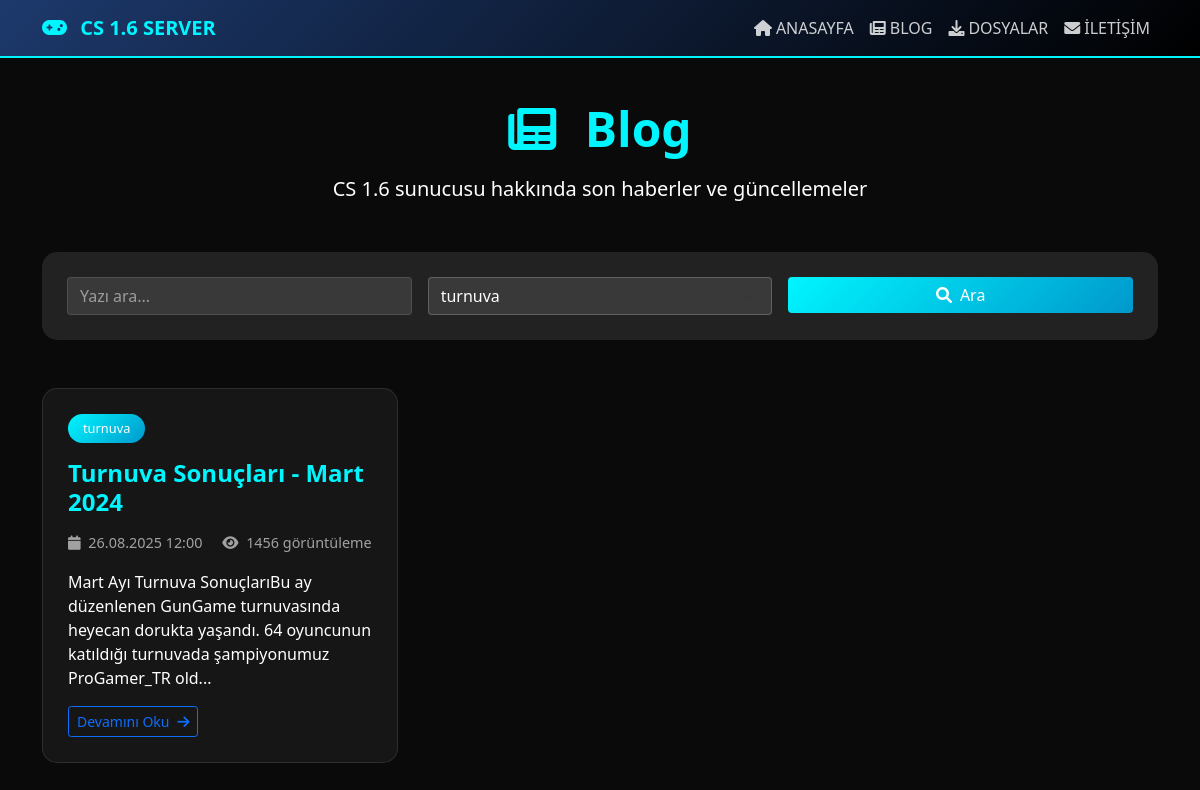
The page /blog.php?category=turnuva on the database its author committed.
### tables this page shows
CREATE TABLE `blog_posts` (
  `id` int(11) NOT NULL AUTO_INCREMENT,
  `title` varchar(255) NOT NULL,
  `slug` varchar(255) NOT NULL,
  `content` text NOT NULL,
  `excerpt` text,
  `featured_image` varchar(255) DEFAULT NULL,
  `category` varchar(100) DEFAULT 'genel',
  `tags` text,
  `status` varchar(20) DEFAULT 'draft',
  `views` int(11) DEFAULT '0',
  `author_id` int(11) DEFAULT '1',
  `created_at` timestamp NOT NULL DEFAULT CURRENT_TIMESTAMP,
  `updated_at` timestamp NOT NULL DEFAULT CURRENT_TIMESTAMP ON UPDATE CURRENT_TIMESTAMP,
  `published_at` timestamp NULL DEFAULT NULL,
  PRIMARY KEY (`id`),
  UNIQUE KEY `slug` (`slug`),
  KEY `idx_blog_status` (`status`),
  KEY `idx_blog_category` (`category`),
  KEY `idx_blog_created` (`created_at`)
);

### includes/functions.php (called while the page is built, shortened)
<?php
function sanitize_input($data) {
    $data = trim($data);
    $data = stripslashes($data);
    $data = htmlspecialchars($data, ENT_QUOTES, 'UTF-8');
    return $data;
}
function clean_output($data) {
    return htmlspecialchars($data, ENT_QUOTES, 'UTF-8');
}
function format_date($date, $format = 'd.m.Y H:i') {
    return date($format, strtotime($date));
}
function truncate_text($text, $length = 100, $suffix = '...') {
    return mb_substr($text, 0, $length) . $suffix;
}
?>

### blog.php (the view, shortened to what this page needs)
<?php
require_once 'config/database.php';
require_once 'includes/functions.php';
$page = isset($_GET['page']) ? max(1, intval($_GET['page'])) : 1;
$category = isset($_GET['category']) ? sanitize_input($_GET['category']) : '';
$search = isset($_GET['search']) ? sanitize_input($_GET['search']) : '';
$items_per_page = 6;
try {
    $count_query = "SELECT COUNT(*) as total FROM blog_posts WHERE status = 'published'";
    $count_params = [];
    if ($category) {
        $count_query .= " AND category = ?";
        $count_params[] = $category;
    }
    $stmt = $pdo->prepare($count_query);
    $stmt->execute($count_params);
    $total_posts = $stmt->fetch()['total'];
    $pagination = paginate($total_posts, $items_per_page, $page);
    $query = "SELECT * FROM blog_posts WHERE status = 'published'";
    $params = [];
    if ($category) {
        $query .= " AND category = ?";
        $params[] = $category;
    }
    $query .= " ORDER BY created_at DESC LIMIT ? OFFSET ?";
    $params[] = $items_per_page;
    $params[] = $pagination['offset'];
    $stmt = $pdo->prepare($query);
    $stmt->execute($params);
    $posts = $stmt->fetchAll();
    $stmt = $pdo->prepare("SELECT DISTINCT category FROM blog_posts WHERE status = 'published' ORDER BY category");
    $stmt->execute();
    $categories = $stmt->fetchAll(PDO::FETCH_COLUMN);
} catch (PDOException $e) {
    log_error("Blog page database error: " . $e->getMessage());
    $posts = [];
    $categories = [];
    $total_posts = 0;
    $pagination = paginate(0, $items_per_page, 1);
}
?>
<!DOCTYPE html>
<html lang="tr">
<head>
    <link href="https://cdn.jsdelivr.net/npm/bootstrap@5.1.3/dist/css/bootstrap.min.css" rel="stylesheet">
    <link href="https://cdnjs.cloudflare.com/ajax/libs/font-awesome/6.0.0/css/all.min.css" rel="stylesheet">
</head>
<body>
    <nav class="navbar navbar-expand-lg fixed-top">
        <div class="container">
            <a class="navbar-brand" href="index.php">
                <i class="fas fa-gamepad me-2"></i>
                CS 1.6 SERVER
            </a>
            <div class="collapse navbar-collapse" id="navbarNav">
                <ul class="navbar-nav ms-auto">
                    <li class="nav-item">
                        <a class="nav-link" href="index.php">
                            <i class="fas fa-home me-1"></i>ANASAYFA
                        </a>
                    </li>
                    <li class="nav-item">
                        <a class="nav-link active" href="blog.php">
                            <i class="fas fa-newspaper me-1"></i>BLOG
                        </a>
                    </li>
                    <li class="nav-item">
                        <a class="nav-link" href="files.php">
                            <i class="fas fa-download me-1"></i>DOSYALAR
                        </a>
                    </li>
                    <li class="nav-item">
                        <a class="nav-link" href="index.php#contact">
                            <i class="fas fa-envelope me-1"></i>İLETİŞİM
                        </a>
                    </li>
                </ul>
            </div>
        </div>
    </nav>
    <main class="main-content">
        <div class="container">
            <div class="page-header">
                <h1 class="page-title">
                    <i class="fas fa-newspaper me-3"></i>
                    Blog
                </h1>
                <p class="lead">CS 1.6 sunucusu hakkında son haberler ve güncellemeler</p>
            </div>
            <div class="search-filter">
                <form method="GET" class="row g-3">
                    <div class="col-md-4">
                        <input type="text" class="form-control" name="search"
                               placeholder="Yazı ara..." value="<?php echo clean_output($search); ?>">
                    </div>
                    <div class="col-md-4">
                        <select class="form-select" name="category">
                            <?php foreach ($categories as $cat): ?>
                                <option value="<?php echo clean_output($cat); ?>"
                                        <?php echo $category === $cat ? 'selected' : ''; ?>>
                                    <?php echo clean_output($cat); ?>
                                </option>
                            <?php endforeach; ?>
                        </select>
                    </div>
                    <div class="col-md-4">
                        <button type="submit" class="btn btn-primary w-100">
                            <i class="fas fa-search me-2"></i>Ara
                        </button>
                    </div>
                </form>
            </div>
            <?php if (empty($posts)): ?>
                <div class="text-center py-5">
                    <i class="fas fa-newspaper fa-5x text-muted mb-3"></i>
                    <h3>Henüz blog yazısı bulunmuyor</h3>
                    <p class="text-muted">Aradığınız kriterlere uygun yazı bulunamadı.</p>
                    <a href="blog.php" class="btn btn-primary">
                        <i class="fas fa-refresh me-2"></i>Tümünü Göster
                    </a>
                </div>
            <?php else: ?>
                <div class="row">
                    <?php foreach ($posts as $post): ?>
                        <div class="col-md-6 col-lg-4">
                            <article class="blog-card">
                                <div class="blog-card-body">
                                    <a href="blog-post.php?category=<?php echo urlencode($post['category']); ?>"
                                       class="blog-category">
                                        <?php echo clean_output($post['category']); ?>
                                    </a>
                                    <h2 class="blog-title">
                                        <a href="blog-post.php?id=<?php echo $post['id']; ?>">
                                            <?php echo clean_output($post['title']); ?>
                                        </a>
                                    </h2>
                                    <div class="blog-meta">
                                        <i class="fas fa-calendar me-1"></i>
                                        <?php echo format_date($post['created_at']); ?>
                                        <span class="ms-3">
                                            <i class="fas fa-eye me-1"></i>
                                            <?php echo $post['views']; ?> görüntüleme
                                        </span>
                                    </div>
                                    <p class="blog-excerpt">
                                        <?php echo truncate_text(strip_tags($post['content']), 150); ?>
                                    </p>
                                    <a href="blog-post.php?id=<?php echo $post['id']; ?>"
                                       class="btn btn-outline-primary btn-sm">
                                        Devamını Oku <i class="fas fa-arrow-right ms-1"></i>
                                    </a>
                                </div>
                            </article>
                        </div>
                    <?php endforeach; ?>
                </div>
            <?php endif; ?>
        </div>
    </main>
</body>
</html>

### blog.php (style rules this page uses)
body { background-color: #0a0a0a; color: white; font-family: 'Segoe UI', Tahoma, Geneva, Verdana, sans-serif; }
.navbar { background: linear-gradient(135deg, rgba(30, 60, 114, 0.95) 0%, rgba(0, 0, 0, 0.95) 100%); backdrop-filter: blur(10px); border-bottom: 2px solid #00f5ff; }
.navbar-brand { font-weight: bold; color: #00f5ff !important; }
.nav-link { color: rgba(255, 255, 255, 0.8) !important; transition: all 0.3s ease; }
.main-content { padding-top: 100px; min-height: 100vh; }
.page-header { text-align: center; margin-bottom: 3rem; }
.page-title { font-size: 3rem; font-weight: bold; color: #00f5ff; margin-bottom: 1rem; }
.search-filter { background: rgba(255, 255, 255, 0.1); border-radius: 15px; padding: 25px; margin-bottom: 3rem; backdrop-filter: blur(10px); }
.blog-card { background: rgba(255, 255, 255, 0.05); border-radius: 15px; overflow: hidden; transition: all 0.3s ease; border: 1px solid rgba(255, 255, 255, 0.1); margin-bottom: 30px; }
.blog-card-body { padding: 25px; }
.blog-title { font-size: 1.5rem; font-weight: bold; margin-bottom: 1rem; color: #00f5ff; }
.blog-title a { color: inherit; text-decoration: none; }
.blog-meta { color: rgba(255, 255, 255, 0.6); font-size: 0.9rem; margin-bottom: 1rem; }
.blog-category { background: linear-gradient(135deg, #00f5ff 0%, #0099cc 100%); color: white; padding: 5px 15px; border-radius: 20px; font-size: 0.8rem; text-decoration: none; display: inline-block; margin-bottom: 1rem; }
.btn-primary { background: linear-gradient(135deg, #00f5ff 0%, #0099cc 100%); border: none; }
.form-control { background-color: rgba(255, 255, 255, 0.1); border: 1px solid rgba(255, 255, 255, 0.2); color: white; }
.form-control::placeholder { color: rgba(255, 255, 255, 0.5); }
.form-select { background-color: rgba(255, 255, 255, 0.1); border: 1px solid rgba(255, 255, 255, 0.2); color: white; }
.form-select option { background-color: #1a1a1a; color: white; }

### rows shown on the page
blog_posts: category "turnuva", title "Turnuva Sonuçları - Mart 2024", created_at "26.08.2025 12:00", views "1456", content "Mart Ayı Turnuva SonuçlarıBu ay düzenlenen GunGame turnuvasında heyecan dorukta yaşandı. 64 oyuncunun katıldığı turnuvada şampiyonumuz ProGamer_TR old..."

### other values the page prints
form field category "turnuva"
